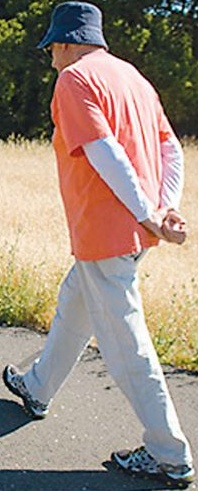
#> input picture Demo/YOLO_Image/person/1_Box.jpg, 198 x 491 px, found by its file name
$ python background_removal.py
#> lines starting #> are read from the running program, lines starting #| are printed output that depends on the picture; after the words box and inside, x2 and y2 are one past the last pixel; in counts of white or black regions, pixels touching at a corner belong together
#> further down, cropped_image is the input picture: shape (491, 198, 3); mean B, G, R 128.7, 140.6, 156.8
### ObjectTracker/contour_descriptors.py
import cv2
import numpy as np

def get_major_contours(image, min_contour_area=79, closing_kernel_size=(5, 5)):
    """
    Detect and return the major contours in the input image, forcing closure on almost-closed contours.

    Args:
        image (np.ndarray): Input image (grayscale or BGR).
        min_contour_area (int): Minimum area to consider a contour as "major".
        closing_kernel_size (tuple): Kernel size for morphological closing.

    Returns:
        list: A list of major contours.
    """
#> called with min_contour_area = 79, closing_kernel_size = (5, 5)
    # Convert the image to grayscale if it's in color
    if len(image.shape) == 3:
        gray = cv2.cvtColor(image, cv2.COLOR_BGR2GRAY)
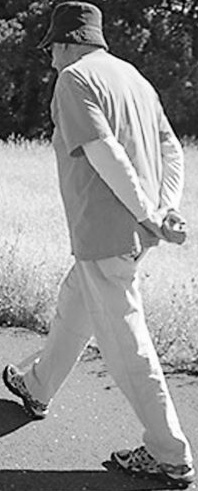
#> gray: shape (491, 198); min 0, max 255, mean 144.1
        print("Converted image to grayscale.")
    else:
        gray = image
        print("Image is already grayscale.")

    brightness = max(100-np.mean(gray), 0)
#> brightness = 0
    # if the brighness is negative, make it 0

    print("Brightness adj", brightness)
#| Brightness adj 0

    # Apply Gaussian Blur to reduce noise
    blurred = cv2.GaussianBlur(gray, (7, 7), 0)
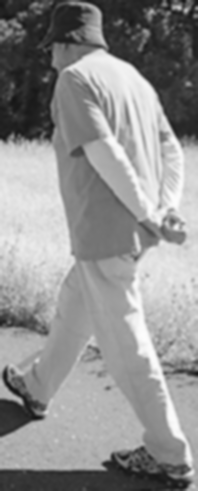
#> blurred: shape (491, 198); min 20, max 252, mean 144.1
    print("Applied Gaussian Blur.")

    # Increase contrast
    blurred = cv2.addWeighted(blurred, 1.08, np.zeros_like(blurred), 0, brightness)
    print("Increased contrast.")

    # Perform edge detection using Canny
    edges = cv2.Canny(blurred, 50, 150)
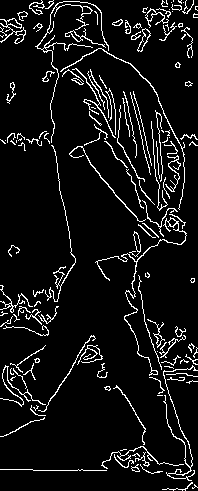
#> edges: shape (491, 198); 7.8% white in thin lines or dots
    print("Performed Canny edge detection.")

    # Morphological closing to force contour closure
    kernel = cv2.getStructuringElement(cv2.MORPH_RECT, closing_kernel_size)
    closed_edges = cv2.morphologyEx(edges, cv2.MORPH_CLOSE, kernel)
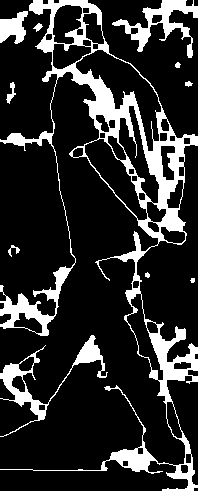
#> closed_edges: shape (491, 198); 17.4% white; 11 white regions, largest, box (x1, y1, x2, y2) and area: (0, 0, 198, 491) 13043, (0, 335, 108, 437) 1589, (112, 0, 198, 58) 1449
    dilation_kernel = cv2.getStructuringElement(cv2.MORPH_RECT, (3, 3))  # Adjust kernel size for thickness
    thicker_edges = cv2.dilate(closed_edges, dilation_kernel, iterations=1)
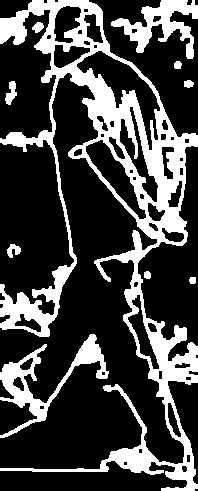
#> thicker_edges: shape (491, 198); 26.7% white; 10 white regions
    final_edges = thicker_edges #cv2.GaussianBlur(thicker_edges, (5, 5), 0)
    print("Applied morphological closing to connect gaps in edges.")

    # Find contours
    contours, _ = cv2.findContours(final_edges, cv2.RETR_EXTERNAL, cv2.CHAIN_APPROX_SIMPLE)
#> contours = 10 contours; largest, box (x1, y1, x2, y2) and area: (0, 0, 198, 491) 28022, (0, 334, 109, 438) 2434, (111, 0, 198, 59) 1839, (5, 81, 17, 105) 133, (7, 244, 21, 258) 90
    print(f"Found {len(contours)} contours in the image.")
#| Found 10 contours in the image.

    # Filter major contours by area
    major_contours = [cnt for cnt in contours if cv2.contourArea(cnt) > min_contour_area]
#> major_contours = 5 contours; box (x1, y1, x2, y2) and area: (0, 0, 198, 491) 28022, (0, 334, 109, 438) 2434, (111, 0, 198, 59) 1839, (5, 81, 17, 105) 133, (7, 244, 21, 258) 90
    print(f"Filtered {len(major_contours)} major contours (area > {min_contour_area}).")
#| Filtered 5 major contours (area > 79).

    return major_contours, final_edges  # Returning the modified edge image for debugging


# [90 lines left out: function calculate_contour_descriptors, not called in this run]

### Demo/background_removal.py
import cv2
from ObjectTracker import contour_descriptors

# Example usage:
if __name__ == "__main__":
    # Load the cropped bounding box region
    cropped_image = cv2.imread("Demo/YOLO_Image/person/1_Box.jpg")

    # Get major contours with forced closure
    major_contours, closed_edges = contour_descriptors.get_major_contours(
        cropped_image, min_contour_area=79, closing_kernel_size=(5, 5)
    )

    # Draw the contours on the image for visualization
    output_image = cropped_image.copy()
    cv2.drawContours(output_image, major_contours, -1, (0, 255, 0), 2)
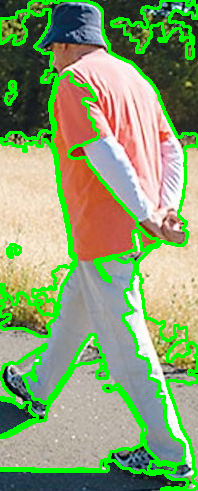
#> output_image: shape (491, 198, 3); 15.51% of pixels changed, all inside (x1, y1, x2, y2) = (0, 0, 198, 491)

    # Display the result
    cv2.imshow("Closed Edges", closed_edges)  # Debug: Closed edges image
    cv2.imshow("Major Contours with Closure", output_image)
    cv2.waitKey(0)
    cv2.destroyAllWindows()
